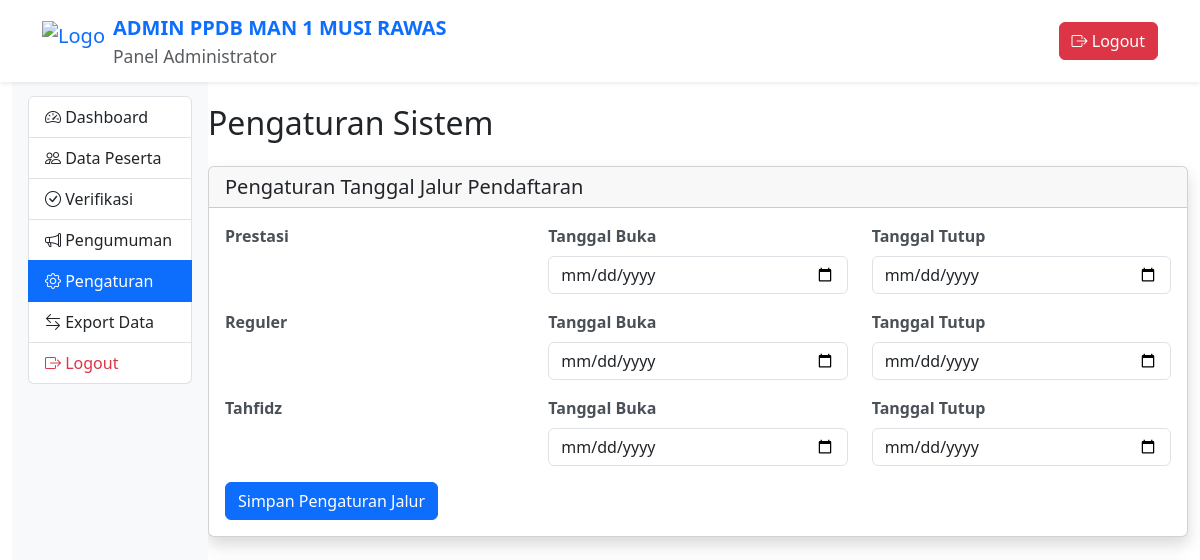
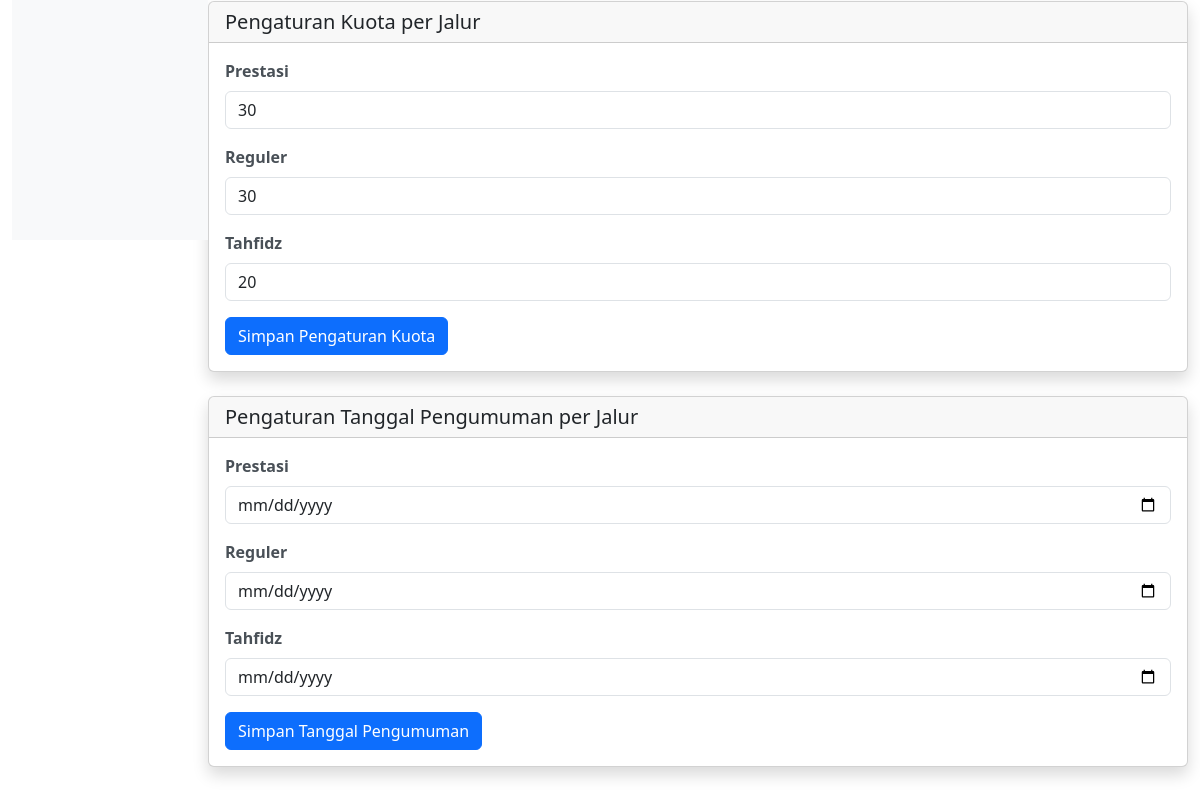
The app's page /admin/pengaturan.php (signed in), older data (2 pictures, top to bottom).
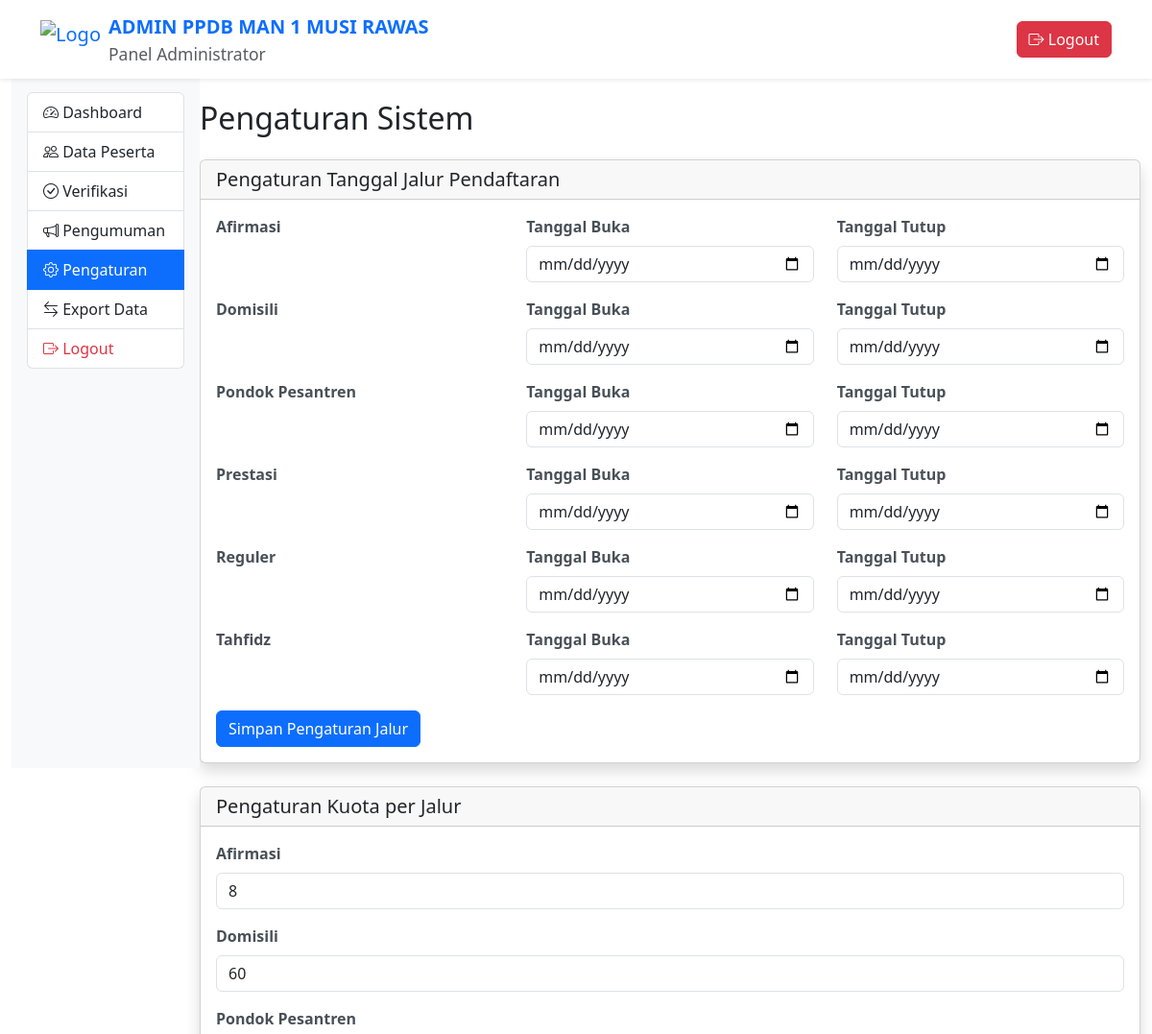
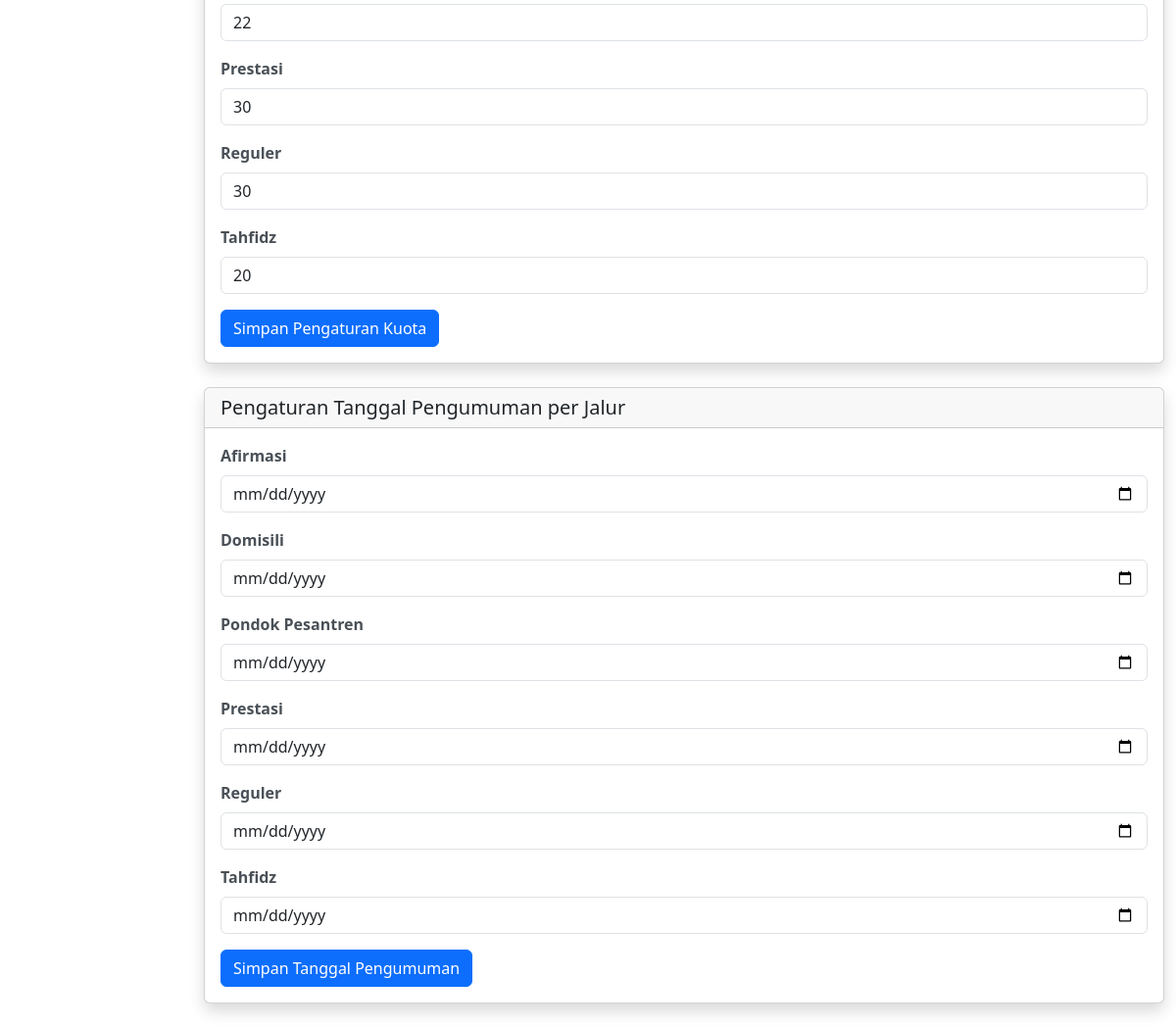
The same page, newer data (2 pictures, top to bottom).
### tables this page shows
CREATE TABLE jalur_pendaftaran (
    id INT PRIMARY KEY AUTO_INCREMENT,
    nama_jalur VARCHAR(50) UNIQUE,
    kuota INT,
    tanggal_buka DATETIME,
    tanggal_tutup DATETIME,
    tanggal_pengumuman DATETIME,
    created_at TIMESTAMP DEFAULT CURRENT_TIMESTAMP
);

### admin/pengaturan.php (the view, shortened to what this page needs)
<?php
require_once __DIR__.'/../config/db.php';
$stmt = $pdo->query("SELECT * FROM jalur_pendaftaran ORDER BY nama_jalur");
$jalur_list = $stmt->fetchAll();
?>
<!DOCTYPE html>
<html lang="id">
<head>
    <link href="https://cdn.jsdelivr.net/npm/bootstrap@5.3.0/dist/css/bootstrap.min.css" rel="stylesheet">
    <link rel="stylesheet" href="https://cdn.jsdelivr.net/npm/bootstrap-icons@1.11.1/font/bootstrap-icons.css">
    <link rel="stylesheet" href="../assets/css/style.css">
</head>
<body>
    <?php include 'partials/admin_header.php'; ?>
    <div class="container-fluid">
        <div class="row g-0">
            <div class="col-md-2 sidebar-container">
                <?php include 'partials/admin_sidebar.php'; ?>
            </div>
            <div class="col-md-10 pt-4">
                <h2 class="mb-4">Pengaturan Sistem</h2>
                <div class="card shadow mb-4">
                    <div class="card-header">
                        <h5 class="card-title mb-0">Pengaturan Tanggal Jalur Pendaftaran</h5>
                    </div>
                    <div class="card-body">
                        <form action="process/update_periode.php" method="POST">
                            <?php foreach($jalur_list as $jalur): ?>
                            <div class="row mb-3">
                                <div class="col-md-4">
                                    <label class="form-label"><?= htmlspecialchars($jalur['nama_jalur']) ?></label>
                                </div>
                                <div class="col-md-4">
                                    <label class="form-label">Tanggal Buka</label>
                                    <input type="date" class="form-control"
                                           name="tanggal_buka[<?= $jalur['id'] ?>]"
                                           value="<?= htmlspecialchars($jalur['tanggal_buka'] ?? '') ?>">
                                </div>
                                <div class="col-md-4">
                                    <label class="form-label">Tanggal Tutup</label>
                                    <input type="date" class="form-control"
                                           name="tanggal_tutup[<?= $jalur['id'] ?>]"
                                           value="<?= htmlspecialchars($jalur['tanggal_tutup'] ?? '') ?>">
                                </div>
                            </div>
                            <?php endforeach; ?>
                            <button type="submit" class="btn btn-primary">Simpan Pengaturan Jalur</button>
                        </form>
                    </div>
                </div>
                <div class="card shadow mb-4">
                    <div class="card-header">
                        <h5 class="card-title mb-0">Pengaturan Kuota per Jalur</h5>
                    </div>
                    <div class="card-body">
                        <form action="process/update_kuota.php" method="POST">
                            <?php foreach($jalur_list as $jalur): ?>
                            <div class="mb-3">
                                <label class="form-label"><?= htmlspecialchars($jalur['nama_jalur']) ?></label>
                                <input type="number" class="form-control"
                                       name="kuota[<?= $jalur['id'] ?>]"
                                       value="<?= htmlspecialchars($jalur['kuota'] ?? '') ?>"
                                       min="0">
                            </div>
                            <?php endforeach; ?>
                            <button type="submit" class="btn btn-primary">Simpan Pengaturan Kuota</button>
                        </form>
                    </div>
                </div>
                <div class="card shadow mb-4">
                    <div class="card-header">
                        <h5 class="card-title mb-0">Pengaturan Tanggal Pengumuman per Jalur</h5>
                    </div>
                    <div class="card-body">
                        <form action="process/update_pengumuman.php" method="POST">
                            <?php foreach($jalur_list as $jalur): ?>
                            <div class="mb-3">
                                <label class="form-label"><?= htmlspecialchars($jalur['nama_jalur']) ?></label>
                                <input type="date" class="form-control"
                                       name="tanggal_pengumuman[<?= $jalur['id'] ?>]"
                                       value="<?= htmlspecialchars($jalur['tanggal_pengumuman'] ?? '') ?>">
                            </div>
                            <?php endforeach; ?>
                            <button type="submit" class="btn btn-primary">Simpan Tanggal Pengumuman</button>
                        </form>
                    </div>
                </div>
            </div>
        </div>
    </div>
</body>
</html>

Row changes from the older to the newer data that the page shows:
added jalur_pendaftaran: nama_jalur "Afirmasi", kuota "8"
added jalur_pendaftaran: nama_jalur "Domisili", kuota "60"
added jalur_pendaftaran: nama_jalur "Pondok Pesantren", kuota "22"
